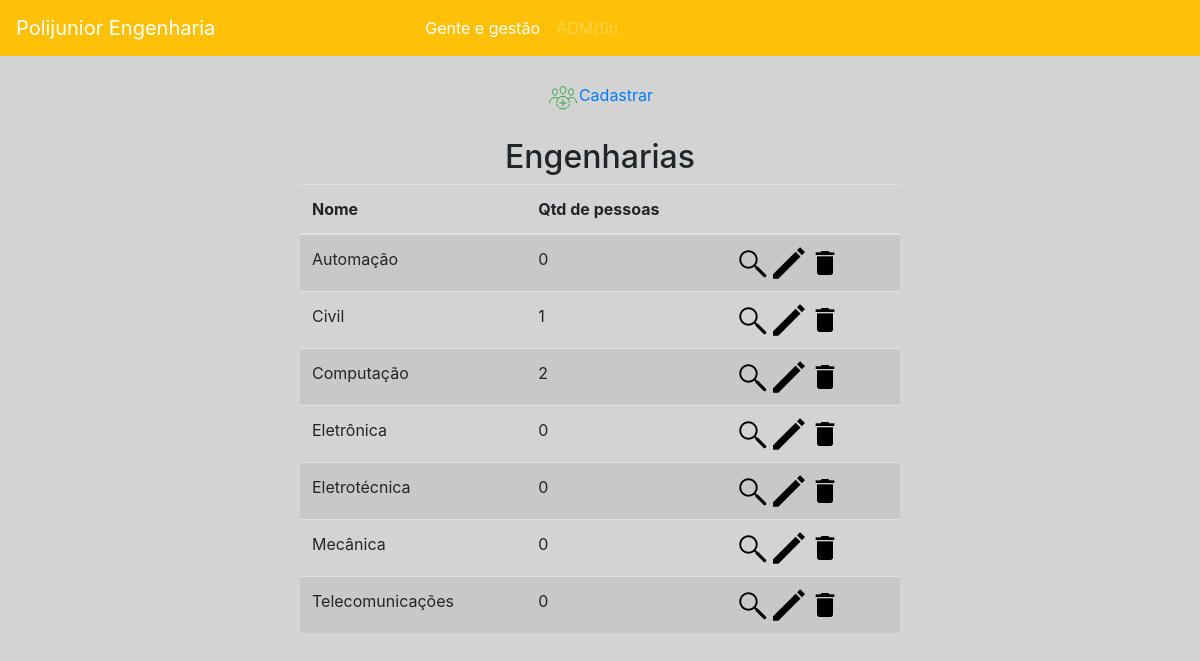
Screenshot of /engenharia.php (signed in) with the database file from the repository.
### tables this page shows
CREATE TABLE `engenharia` (
  `id` int(11) NOT NULL,
  `nome` varchar(200) NOT NULL
);

### engenharia.php (the view, shortened to what this page needs)
<?php
	include 'connection.php';
?>
<!DOCTYPE html>
<html>
<head>
	<link rel="stylesheet" type="text/css" href="css/bootstrap.min.css">
	<link rel="stylesheet" type="text/css" href="css/engenharia.css">
</head>
<body>
<center>
	<br>
	<table>
	<tr>
		<td><a href="formengenharia.php?modo=cadastrar"><img src="assets/cadastrarbutton.png">Cadastrar</a></td>
	</tr>
	</table>
	<br>
	<h2>Engenharias</h2>
	<table id="tabelaengenharias" class="table table-striped">
		<thead>
			<th>Nome</th>
			<th>Qtd de pessoas</th>
			<th></th>
		</thead>
		<?php
			$sql = "SELECT E.id, E.nome, (SELECT count(*) FROM associado A WHERE A.id_engenharia = E.id) as qtdpessoas FROM engenharia E ORDER BY E.nome";
			$result = $conn->query($sql);
			while($row = $result->fetch_assoc()){
				echo "<tr>";
				echo "<td>".$row['nome']."</td>";
				echo "<td>".$row['qtdpessoas']."</td>";
				$viewbutton = "<a href='formengenharia.php?modo=view&id=$row[id]'><img src='assets/viewbutton.png'></a> ";
				$editbutton = "<a href='formengenharia.php?modo=edit&id=$row[id]'><img src='assets/editbutton.png'></a> ";
				$deletebutton = "<a href='javascript:deletebutton($row[id])'><img src='assets/deletebutton.png'></a> ";
				$links = $viewbutton.$editbutton.$deletebutton;
				echo "<td>".$links."</td>";
				echo "</tr>";
			}
		?>
	</table>
</center>
</body>
</html>

### css/engenharia.css (style rules this page uses)
body { background: lightgray; }
#tabelaengenharias { width: 50%; }

### rows the page displays
engenharia: nome "Automação", qtdpessoas "0"
engenharia: nome "Civil", qtdpessoas "1"
engenharia: nome "Computação", qtdpessoas "2"
engenharia: nome "Eletrônica", qtdpessoas "0"
engenharia: nome "Eletrotécnica", qtdpessoas "0"
engenharia: nome "Mecânica", qtdpessoas "0"
engenharia: nome "Telecomunicações", qtdpessoas "0"
